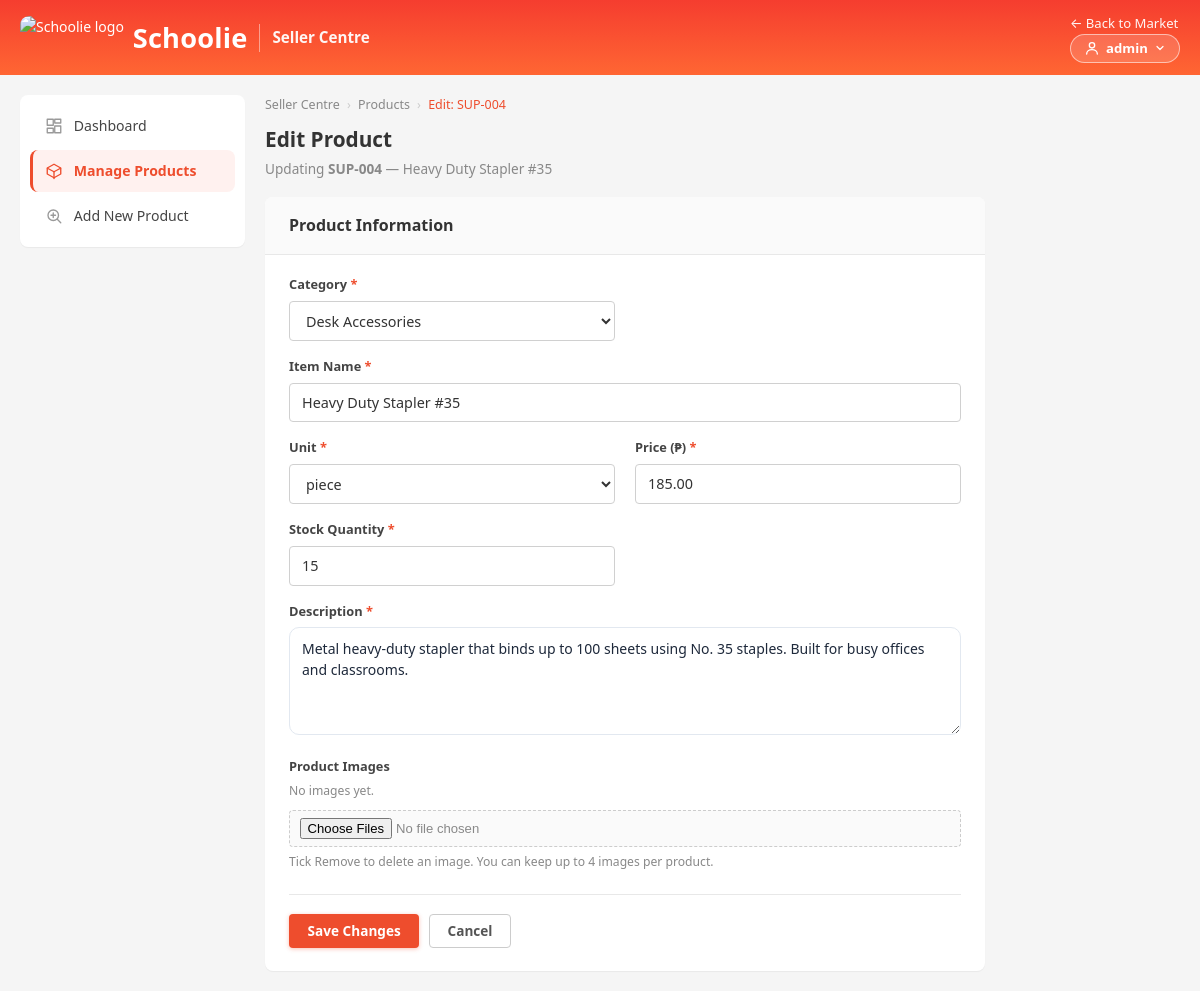
Page /edit.php?id=4 (signed in) on the committed database.
### tables this page shows
CREATE TABLE products (
  id          INT           AUTO_INCREMENT PRIMARY KEY,
  item_code   VARCHAR(20)   UNIQUE NOT NULL,
  item_name   VARCHAR(100)  NOT NULL,
  description TEXT          NOT NULL,
  category    VARCHAR(50)   NOT NULL,
  unit        VARCHAR(20)   NOT NULL,
  price       DECIMAL(10,2) NOT NULL,
  stock       INT           NOT NULL
);

### config.php (called while the page is built, shortened)
<?php
try {
    $conn = mysqli_connect(DB_HOST, DB_USER, DB_PASS, DB_NAME);
} catch (Throwable $e) {
    $conn = false;
}
mysqli_set_charset($conn, 'utf8mb4');
$CATEGORIES = ['Writing', 'Paper', 'Desk Accessories', 'Correction & Adhesives'];
$UNITS      = ['piece', 'box', 'ream', 'pad', 'pack'];
function product_images(int $productId): array
{
    global $conn;
    $res = mysqli_query($conn, 'SELECT filename FROM product_images WHERE product_id = ' . $productId . ' ORDER BY id ASC');
    $out = [];
    return $out;
}

### edit.php (the view, shortened to what this page needs)
<?php
require_once __DIR__ . '/config.php';
require_once __DIR__ . '/nav.php';
$id = (int) ($_GET['id'] ?? $_POST['id'] ?? 0);
$stmt = mysqli_prepare(
    $conn,
    'SELECT id, item_code, item_name, description, category, unit, price, stock
     FROM products WHERE id = ?'
);
mysqli_stmt_bind_param($stmt, 'i', $id);
mysqli_stmt_execute($stmt);
$product = mysqli_fetch_assoc(mysqli_stmt_get_result($stmt));
$images = product_images($id);
$itemCode = (string) $product['item_code'];
$old = [
    'item_name'   => (string) $product['item_name'],
    'description' => (string) $product['description'],
    'category'    => (string) $product['category'],
    'unit'        => (string) $product['unit'],
    'price'       => (string) $product['price'],
    'stock'       => (string) $product['stock'],
];
?>
<!DOCTYPE html>
<html lang="en">
<head>
    <link rel="stylesheet" href="style.css">
</head>
<body>
<?= seller_breadcrumb([['Seller Centre', 'dashboard.php'], ['Products', 'products.php'], ['Edit: ' . $itemCode, '']]) ?>
<div class="page-head">
    <div>
        <h1>Edit Product</h1>
        <p class="page-sub">Updating <strong><?= htmlspecialchars($itemCode) ?></strong>
            &mdash; <?= htmlspecialchars($old['item_name']) ?></p>
    </div>
</div>
<div class="form-wrap">
    <form class="form-card" method="post" action="edit.php" enctype="multipart/form-data" novalidate>
        <div class="form-card-head">Product Information</div>
        <div class="form-grid">
            <div class="field">
                <label for="category">Category <span class="req">*</span></label>
                <select id="category" name="category" required>
                    <?php foreach ($CATEGORIES as $cat): ?>
                        <option value="<?= htmlspecialchars($cat, ENT_QUOTES) ?>"
                            <?= $old['category'] === $cat ? 'selected' : '' ?>>
                            <?= htmlspecialchars($cat, ENT_QUOTES) ?>
                        </option>
                    <?php endforeach; ?>
                </select>
            </div>
            <div class="field span-2">
                <label for="item_name">Item Name <span class="req">*</span></label>
                <input type="text" id="item_name" name="item_name" maxlength="100"
                       value="<?= htmlspecialchars($old['item_name'], ENT_QUOTES) ?>" required>
            </div>
            <div class="field">
                <label for="unit">Unit <span class="req">*</span></label>
                <select id="unit" name="unit" required>
                    <?php foreach ($UNITS as $u): ?>
                        <option value="<?= htmlspecialchars($u, ENT_QUOTES) ?>"
                            <?= $old['unit'] === $u ? 'selected' : '' ?>>
                            <?= htmlspecialchars($u, ENT_QUOTES) ?>
                        </option>
                    <?php endforeach; ?>
                </select>
            </div>
            <div class="field">
                <label for="price">Price (&#8369;) <span class="req">*</span></label>
                <input type="number" id="price" name="price" min="0" step="0.01"
                       value="<?= htmlspecialchars($old['price'], ENT_QUOTES) ?>" required>
            </div>
            <div class="field">
                <label for="stock">Stock Quantity <span class="req">*</span></label>
                <input type="number" id="stock" name="stock" min="0" step="1"
                       value="<?= htmlspecialchars($old['stock'], ENT_QUOTES) ?>" required>
            </div>
            <div class="field span-2">
                <label for="description">Description <span class="req">*</span></label>
                <textarea id="description" name="description" rows="4" maxlength="1000" required><?= htmlspecialchars($old['description'], ENT_QUOTES) ?></textarea>
            </div>
            <div class="field span-2">
                <label>Product Images</label>
                <?php if ($images): ?>
                    <div class="edit-images">
                        <?php foreach ($images as $img): ?>
                            <label class="edit-image-item">
                                <img src="<?= PRODUCT_IMG_URL ?>/<?= rawurlencode(basename($img)) ?>" alt="">
                                <span class="edit-image-remove">
                                    <input type="checkbox" name="remove_images[]" value="<?= htmlspecialchars($img, ENT_QUOTES) ?>"> Remove
                                </span>
                            </label>
                        <?php endforeach; ?>
                    </div>
                <?php else: ?>
                    <p class="help-text">No images yet.</p>
                <?php endif; ?>
                <input type="file" id="images" name="images[]" accept="image/*" multiple>
                <p class="help-text">Tick Remove to delete an image. You can keep up to 4 images per product.</p>
            </div>
        </div>
        <div class="form-actions">
            <button type="submit" class="btn btn-primary">Save Changes</button>
            <a class="btn btn-ghost" href="products.php">Cancel</a>
        </div>
    </form>
</div>
</body>
</html>

### style.css (style rules this page uses)
:root { --orange: #ee4d2d; --orange-dark: #d73211; --orange-grad: linear-gradient(-180deg, #f53d2f, #f63); --orange-soft: #fff1ef; --orange-border: #ffd6cd; --green: #26aa99; --green-soft: #eefbfa; --bg: #f5f5f5; --surface: #ffffff; --text: #333333; --muted: #888888; --border: #e8e8e8; --radius: 8px; --shadow-sm: 0 1px 1px rgba(0, 0, 0, .05); --shadow: 0 1px 8px rgba(0, 0, 0, .12); --font: "Segoe UI", system-ui, -apple-system, "Helvetica Neue", Arial, sans-serif; }
* { box-sizing: border-box; }
html, body { margin: 0; padding: 0; }
html { scrollbar-width: none; }
body { font-family: var(--font); background: var(--bg); color: var(--text); font-size: 14px; line-height: 1.55; min-height: 100vh; }
a { color: var(--orange); }
.btn { display: inline-flex; align-items: center; justify-content: center; gap: .4rem; padding: .5rem 1.1rem; border: 1px solid transparent; border-radius: 4px; font: 600 .85rem/1.2 var(--font); text-decoration: none; cursor: pointer; white-space: nowrap; transition: background .15s ease, color .15s ease, border-color .15s ease; }
.btn-primary { background: var(--orange); color: #fff; box-shadow: 0 1px 4px rgba(238, 77, 45, .35); }
.btn-ghost { background: var(--surface); border-color: #ccc; color: #555; }
.page-head { display: flex; align-items: center; justify-content: space-between; flex-wrap: wrap; gap: .8rem; margin-bottom: 1.1rem; }
.page-head h1 { font-size: 1.3rem; margin: 0; }
.page-sub { color: var(--muted); margin: .2rem 0 0; font-size: .85rem; }
.form-wrap { max-width: 720px; }
.form-card { background: var(--surface); border-radius: var(--radius); box-shadow: var(--shadow-sm); padding: 1.4rem 1.5rem; }
.form-card-head { margin: -1.4rem -1.5rem 1.3rem; padding: 1rem 1.5rem; border-bottom: 1px solid var(--border); font-size: 1rem; font-weight: 700; color: var(--text); background: #fafafa; border-radius: var(--radius) var(--radius) 0 0; }
.form-grid { display: grid; grid-template-columns: 1fr 1fr; gap: 1rem 1.25rem; }
.field.span-2 { grid-column: 1 / -1; }
label { display: block; font-size: .8rem; font-weight: 600; color: #444; margin-bottom: .35rem; }
.req { color: var(--orange); }
input[type="text"], input[type="password"], input[type="number"], input[type="search"], select { width: 100%; padding: .55rem .75rem; border: 1px solid #d0d0d0; border-radius: 4px; font: 400 .9rem/1.4 var(--font); color: var(--text); background: var(--surface); }
input[type="file"] { width: 100%; margin-top: .55rem; padding: .45rem .6rem; border: 1px dashed #ccc; border-radius: 4px; background: #fafafa; font-size: .82rem; color: var(--muted); }
select { cursor: pointer; }
.help-text { color: var(--muted); font-size: .76rem; margin: .35rem 0 0; }
.form-actions { display: flex; flex-wrap: wrap; gap: .6rem; margin-top: 1.4rem; padding-top: 1.2rem; border-top: 1px solid var(--border); }
textarea { width: 100%; border: 1px solid #e2e8f0; border-radius: 10px; padding: .6rem .75rem; font: inherit; color: #1e293b; resize: vertical; }

### rows in the picture
products: item_code "SUP-004", item_name "Heavy Duty Stapler #35", category "Desk Accessories", unit "piece", price "185.00", stock "15", description "Metal heavy-duty stapler that binds up to 100 sheets using No. 35 staples. Built for busy offices and classrooms."

### other values in the picture
$user "admin"
$label "Dashboard"
$label "Manage Products"
$label "Add New Product"
$label "Seller Centre"
$label "Products"
$label "Edit: SUP-004"
